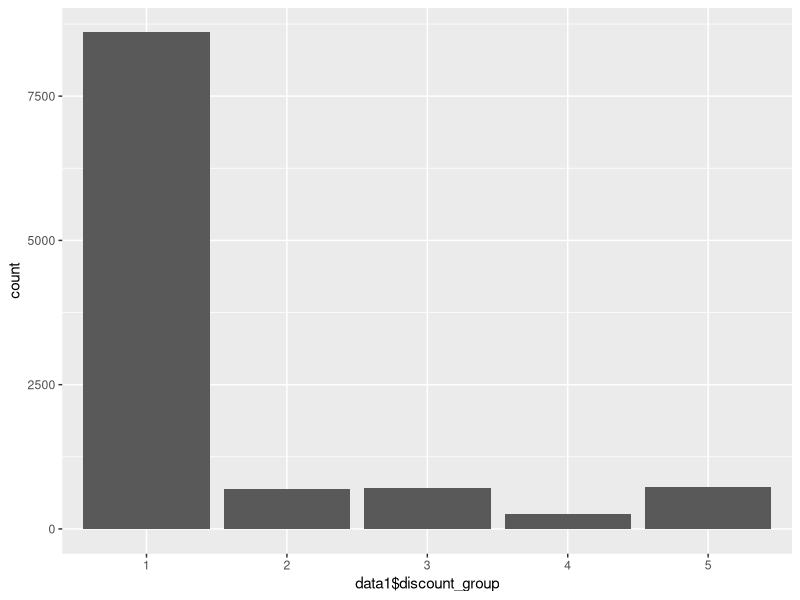
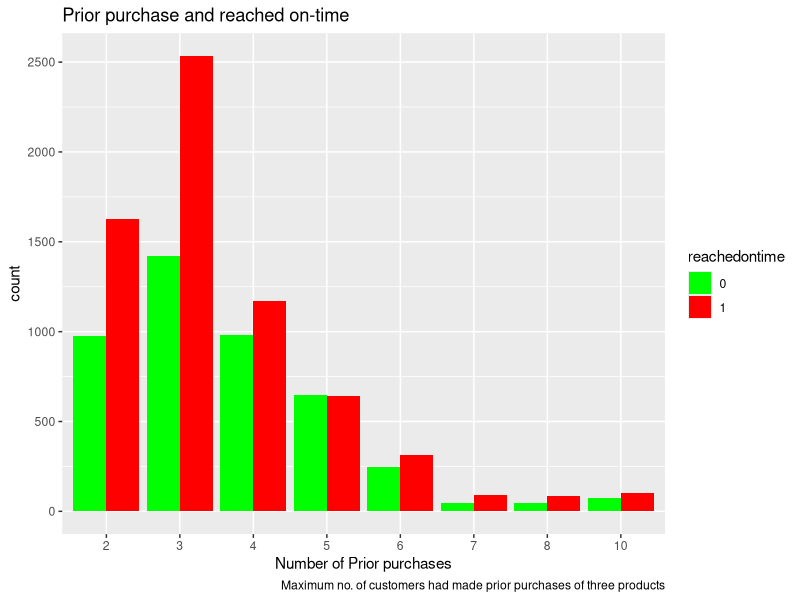
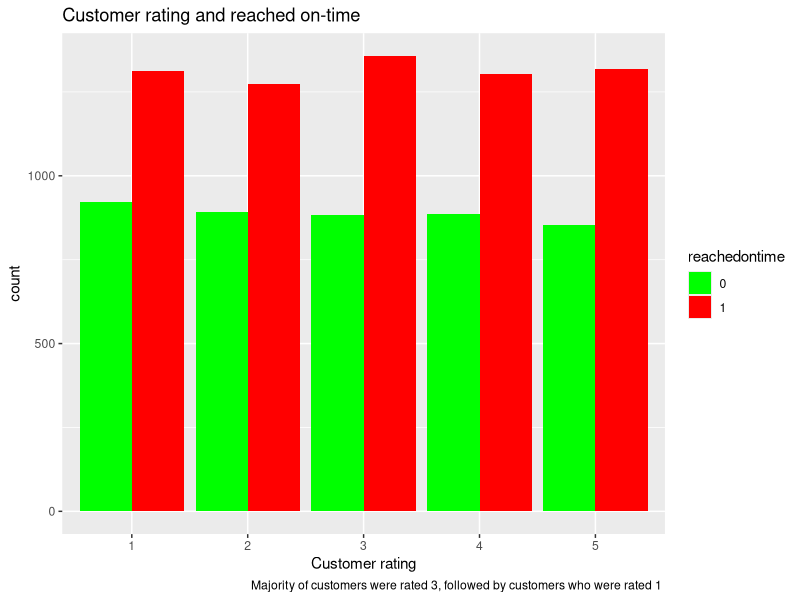
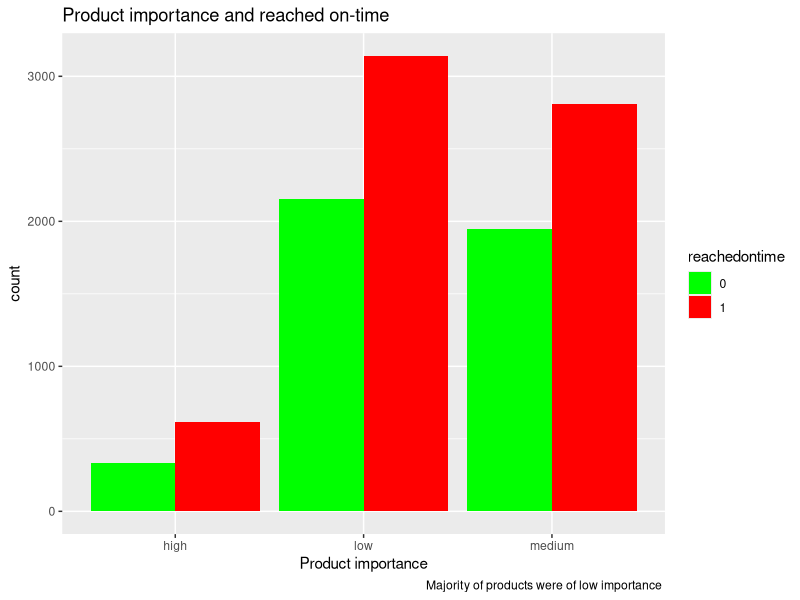
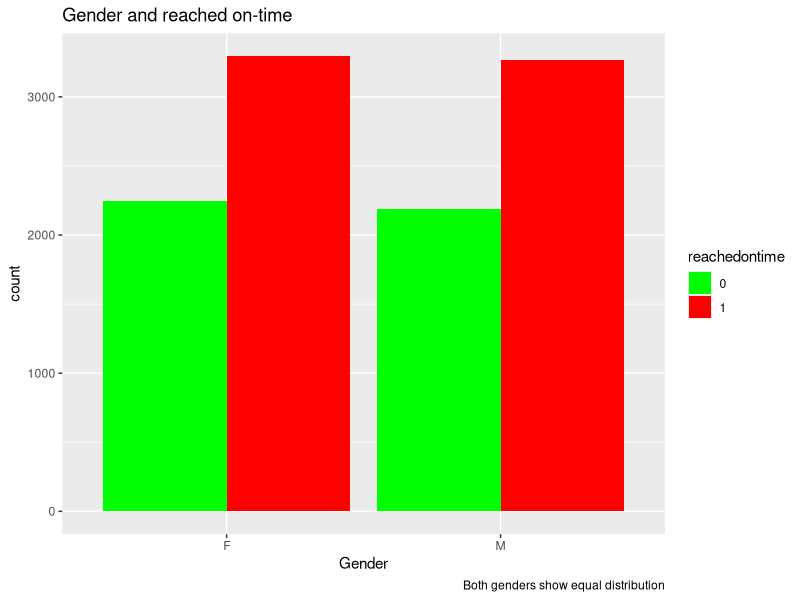
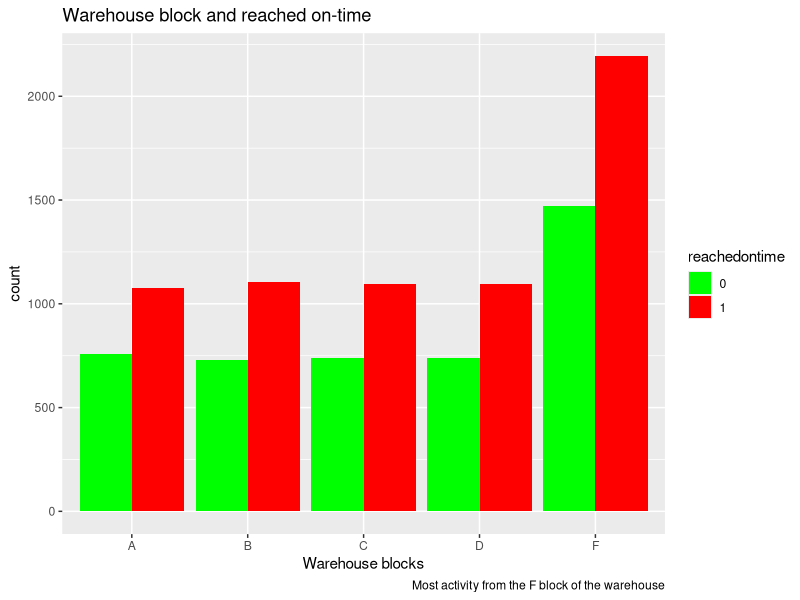
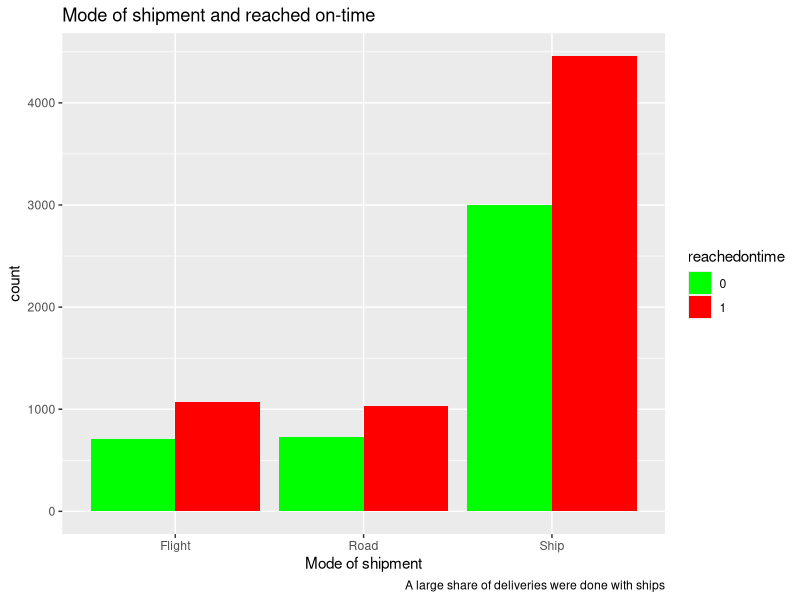
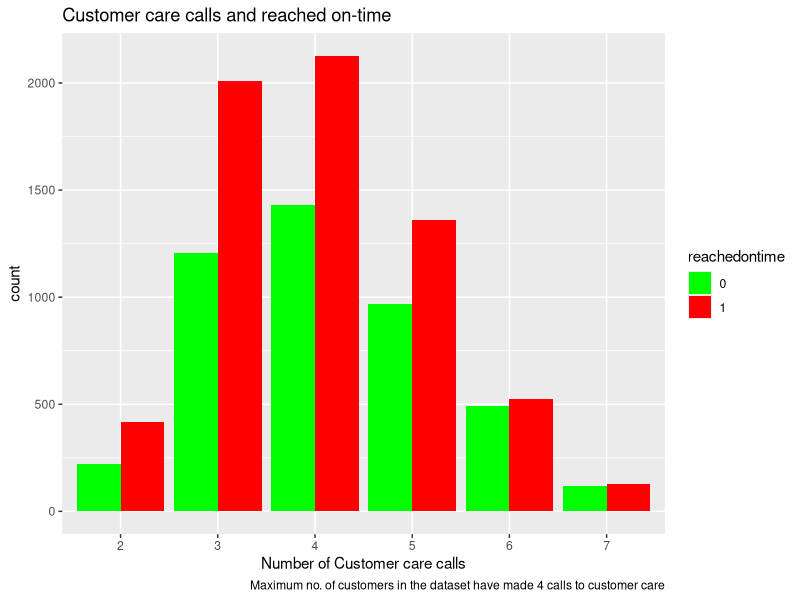

These charts were generated, in order, by the following R code:
#Load the required packages.
# install.packages("tidyverse")

library(tidyverse) #data manipulation
library(ggplot2) #data visualization

#Set working directory where dataset is located.


#Import the dataset.
data <- read.csv("train.csv")

#create a copy of the dataset.
data1 <- data

#remove ID column.
data1$ID <- NULL

#rename variables.
names(data1) <- c("warehouseblock", "modeofshipment", "customercarecalls", 
                  "customerrating", "costoftheproduct", "priorpurchase", 
                  "productimportance", "gender", "discountoffered", 
                  "weightingrams", "reachedontime")

#check for any missing values column-wise.
colSums(is.na(data1)) #No missing values in the dataset.

is.na(data1)

# another method to check missing value 
any(is.na(data1))

#structure and summary of the dataset
str(data1)
summary(data1)

#check the proportion of target variable - "reachedontime"
table(data1$reachedontime) #4436 orders were delivered on time. 6563 orders were not delivered on time. 
prop.table(table(data1$reachedontime))

#convert target variable to factor.
data1$reachedontime <- as.factor(data1$reachedontime)

#check for unique levels in the following variables.
unique(data1$priorpurchase) 
unique(data1$customercarecalls)
unique(data1$customerrating)
data1$customerrating

is.factor(data1$customerrating)

#convert the above three variables to factor.
data1$priorpurchase <- as.factor(data1$priorpurchase)
data1$customercarecalls <- as.factor(data1$customercarecalls)
data1$customerrating <- as.factor(data1$customerrating)

is.factor(data1$customerrating)

#structure and summary of the dataset.
str(data1)
summary(data1)

#Delivery rate
prop.table(table(data1$reachedontime))
#On-time delivery rate is 40.33 %
#Delayed delivery rate is 59.66 %

options(scipen = 999) #convert scientific notation to readable numbers


#Average order value = Total Revenue / Total number of orders
sum(data1$costoftheproduct) #2311955 (approx. 2.3 Million US dollars)
averageordervalue <-2311955/10999
averageordervalue #the average amount of money each customer ends up spending per transaction is 210.19 US Dollars
#To improve this value, the e-commerce company should recommend relevant products, set order minimums for discount/free shipping, bundle products.

table(data1$priorpurchase)# Maximum customers in the dataset have made prior purchase of three items
prop.table(table(data1$priorpurchase))
#Minimum number of customers in the dataset have made prior purchases of 8 items

#Revenue generated by customers who have made 3 prior purchases
revenue1 <- data1 %>% filter(priorpurchase == "3") %>% summarise(revenue1 = sum(costoftheproduct))
revenue1 #791585 US Dollars (approx. 791.5 thousand US Dollars)

#Revenue generated by customers who have made 8 prior purchases
revenue2 <- data1 %>% filter(priorpurchase == "8") %>% summarise(revenue2 = sum(costoftheproduct))
revenue2 #25590 US Dollars (approx. 25.5 thousand US Dollars)

# CONTINGENCY TABLES
#Warehouse and reached on time.
xtabs(~ warehouseblock + reachedontime , data = data1)
#most activity from the F block of the warehouse

#Mode of Shipment and reached on time.
xtabs(~ modeofshipment + reachedontime, data = data1)
#A large share of deliveries are done with ships

#Customer care calls and reached on time.
xtabs(~ customercarecalls + reachedontime, data = data1)
#maximum customers in the dataset have made 4 calls to customer care.

#Customer rating and reached on time.
xtabs(~ customerrating + reachedontime, data = data1)
#Maximum customers were rated 3, followed by those rated 1.
#882 customers  who have been rated 3, received their orders on time.
#922 custumers who have been rated 1, received their orders on time.
#854 customers who were rated 5, received orders on time, while 1317 customers with the same rating didnt recieve orders on time.

#Prior purchase and reached on time.
xtabs(~ priorpurchase + reachedontime, data = data1)
#majority of the customers have made 3 prior purchases.

#product importance
xtabs(~ productimportance + reachedontime, data = data1)
#most of the customers have purchased products with low importance, It evidently shows the largest delayed time.
#however data also shows that  most customers who bought low priority products had also recieved the products on time.

#discount offered
xtabs( ~ discountoffered + reachedontime, data = data1)
#customers who bought product with less than 11% discount offer/coupons didnt recieve products on time
#while customers who purchased products having more than 11% discount didnt have  delay in recieving the shipment.
max(data1$discountoffered) # 65% discount
min(data1$discountoffered) # 1% discount
# Categorizing the discounts 

# install.packages("psych")
library(psych)
unique(data1$discountoffered)
psych::describe(data1$discountoffered)#65 unique discount categories

data1$discount_group[data1$discountoffered <=15 & data1$discountoffered>= 1] <- "1" #lowest
data1$discount_group[data1$discountoffered <= 30 & data1$discountoffered >15] <- "2"
data1$discount_group[data1$discountoffered <= 45 & data1$discountoffered >30] <- "3"
data1$discount_group[data1$discountoffered <= 50 & data1$discountoffered >45] <- "4"
data1$discount_group[data1$discountoffered <= 65 & data1$discountoffered >50] <- "5" #highest
data1$discount_group <- as.factor(data1$discount_group)


# barchart(data1$discount_group, main = "Discount Categories", sub = "1 indicates Lowest discount category and 5 indicates highest", xlab = "No of customers")

library(ggplot2)
pl <- ggplot(data1, aes(x = data1$discount_group)) + geom_bar()
pl



#weight in grams
xtabs(~ weightingrams + reachedontime, data = data1)
#There is no special observation
which.min(data1$weightingrams) #row number 2664 shows product shipped has min weight (1001 grams)
which.max(data1$weightingrams) #row number 200 shows product shipped has max weight (7846 grams)


#data visualization
#Prior Purchase and reached on-time.
ggplot(data1, aes(priorpurchase)) + geom_bar(aes(fill = reachedontime), position = "dodge") + scale_fill_manual(values=c("green","red")) +  
  labs(title = "Prior purchase and reached on-time", x = "Number of Prior purchases", caption = "Maximum no. of customers had made prior purchases of three products") 

#Customer rating and reached on-time.
ggplot(data1, aes(customerrating)) +geom_bar(aes(fill = reachedontime), position = "dodge") + scale_fill_manual(values=c("green","red")) +  
  labs(title = "Customer rating and reached on-time", x = "Customer rating", caption = "Majority of customers were rated 3, followed by customers who were rated 1 ") 

#Product importance and reached on-time.
ggplot(data1, aes(productimportance)) +geom_bar(aes(fill = reachedontime), position = "dodge") + scale_fill_manual(values=c("green","red")) +  
  labs(title = "Product importance and reached on-time", x = "Product importance", caption = "Majority of products were of low importance ") 

#Gender and reached on-time.
ggplot(data1, aes(gender)) +geom_bar(aes(fill = reachedontime), position = "dodge") + scale_fill_manual(values=c("green","red")) +  
  labs(title = "Gender and reached on-time", x = "Gender", caption = "Both genders show equal distribution") 

#Warehouse block and reached on-time.
ggplot(data1, aes(warehouseblock)) +geom_bar(aes(fill = reachedontime), position = "dodge") + scale_fill_manual(values=c("green","red")) +  
  labs(title = "Warehouse block and reached on-time", x = "Warehouse blocks", caption = "Most activity from the F block of the warehouse") 

#Mode of shipment and reached on-time.
ggplot(data1, aes(modeofshipment)) +geom_bar(aes(fill = reachedontime), position = "dodge") + scale_fill_manual(values=c("green","red")) +  
  labs(title = "Mode of shipment and reached on-time", x = "Mode of shipment", caption = "A large share of deliveries were done with ships") 

#Customer care calls and reached on-time.
ggplot(data1, aes(customercarecalls)) + geom_bar(aes(fill = reachedontime), position = "dodge") + scale_fill_manual(values=c("green","red")) +  
  labs(title = "Customer care calls and reached on-time", x = "Number of Customer care calls", caption = "Maximum no. of customers in the dataset have made 4 calls to customer care") 

#Histogram for Cost of the product
ggplot(data1, aes(costoftheproduct)) + geom_histogram(breaks=seq(90, 310, by=10), col="red", fill="green", alpha = .2) + 
  labs(title="Histogram for Cost of the product (in US dollars)", x="Cost of the product($)", caption = "The purchase with the highest value is $ 310") 

seq(1,100, by=10)

#Histogram for Weight (in grams)
ggplot(data1, aes(weightingrams)) + geom_histogram(breaks=seq(1000, 8000, by=100), col="red", fill="green", alpha = .2) + 
  labs(title="Histogram for Weight (in grams)", x="Weight(in grams)", caption = "Minimum weight of an order is 1001 grams. Maximum weight of an order is 7846 grams") 

#Histogram for Discount offered
ggplot(data1, aes(discountoffered)) + geom_histogram(breaks=seq(0, 70, by=5), col="red", fill="green", alpha = .2) + 
  labs(title="Histogram for Discount offered", x="Percentage of Discount offered", caption = "Maximum discount offered  by the company is 65 %, and minimum discount offered is 1 %.") 

